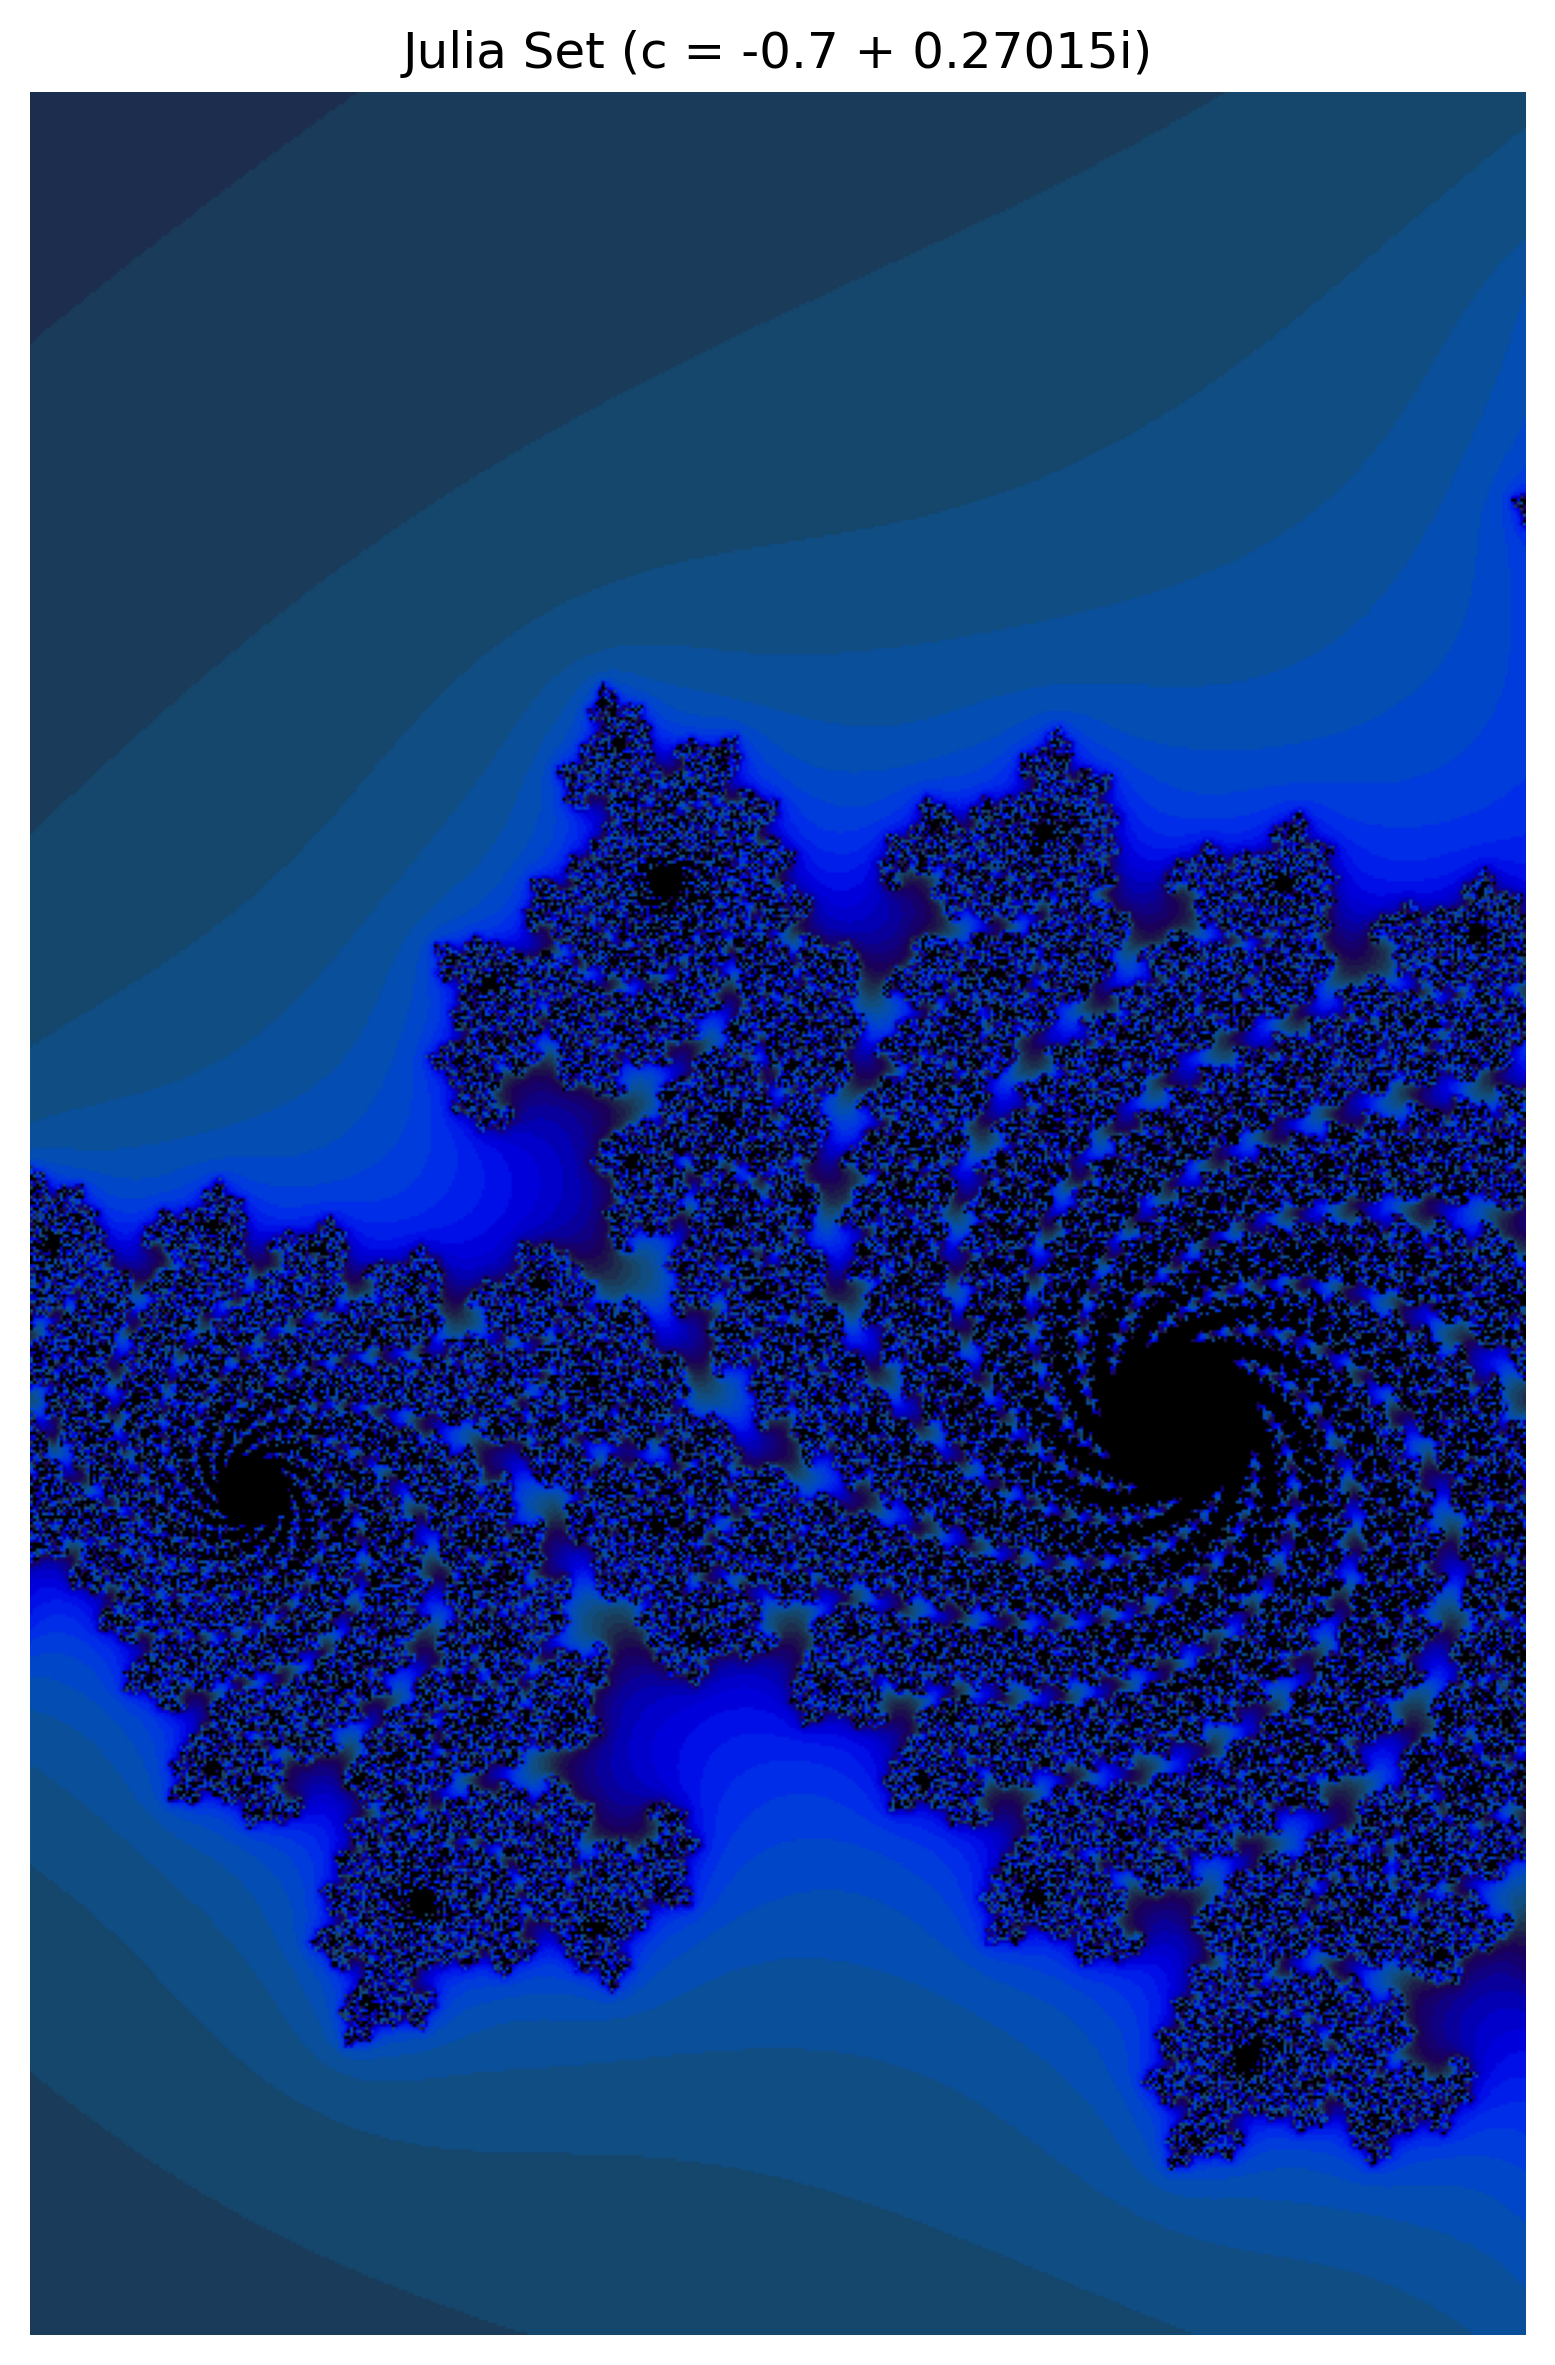

Recreate this plot in Python.
import torch
import numpy as np
import matplotlib.pyplot as plt

# -------------------------------
# 设备配置
# -------------------------------
device = torch.device('cuda' if torch.cuda.is_available() else 'cpu')
print("Using device:", device)

# -------------------------------
# 高分辨率 Mandelbrot 集（可放大区域）
# -------------------------------
# 减小步长提高分辨率，同时放大某个区域
Y, X = np.mgrid[-1.5:1.5:0.002, -1.5:1.5:0.002]

# 转换为 PyTorch 张量
x = torch.tensor(X, dtype=torch.float32).to(device)
y = torch.tensor(Y, dtype=torch.float32).to(device)
z = torch.complex(x, y)  # 常数 c
zs = z.clone()
ns = torch.zeros_like(z, dtype=torch.int32)

max_iter = 300  # 增加迭代次数，提高细节
for i in range(max_iter):
    zs_ = zs * zs + z
    not_diverged = torch.abs(zs_) < 4.0
    ns += not_diverged
    zs = zs_

# -------------------------------
# Julia 集生成
# -------------------------------
c = torch.tensor(complex(-0.7, 0.27015), dtype=torch.complex64, device=device)
zs_julia = z.clone()  # Julia 集从 z_0 = 网格开始
ns_julia = torch.zeros_like(zs_julia, dtype=torch.int32)

for i in range(max_iter):
    zs_ = zs_julia * zs_julia + c
    not_diverged = torch.abs(zs_) < 4.0
    ns_julia += not_diverged
    zs_julia = zs_

# -------------------------------
# 颜色映射函数
# -------------------------------
def processFractal(a):
    a_cyclic = (6.28 * a / 20.0).reshape(list(a.shape) + [1])
    img = np.concatenate([
        10 + 20 * np.cos(a_cyclic),
        30 + 50 * np.sin(a_cyclic),
        155 - 80 * np.cos(a_cyclic)
    ], 2)
    img[a == a.max()] = 0
    a = np.uint8(np.clip(img, 0, 255))
    return a

# -------------------------------
# 绘图
# -------------------------------
plt.figure(figsize=(16, 8))

# Julia 集
plt.subplot(1, 2, 2)
plt.imshow(processFractal(ns_julia.cpu().numpy()))
plt.axis("off")
plt.title("Julia Set (c = -0.7 + 0.27015i)")

plt.tight_layout()
plt.show()

# 保存图像
plt.savefig("test2.3.2.png", dpi=300, bbox_inches="tight")
